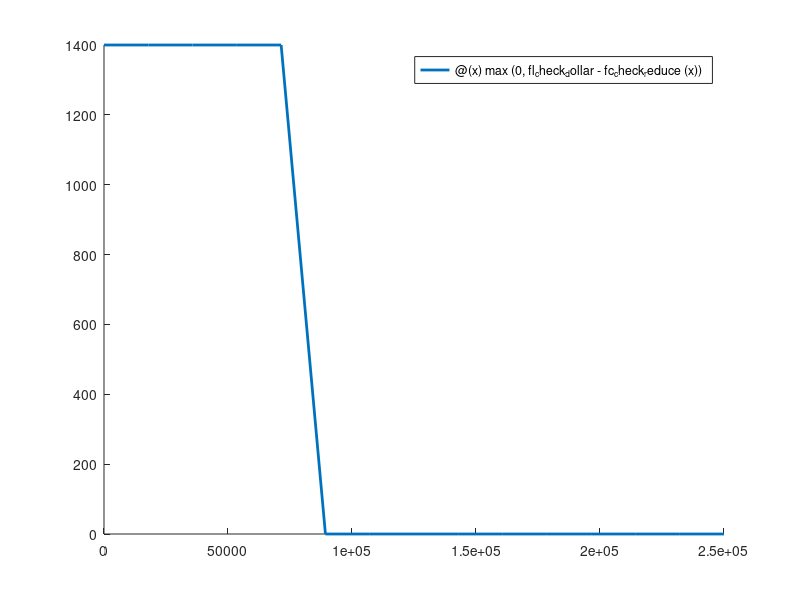

Reproduce this figure in MATLAB. (Note: this script raises an error after producing the figure.)
%% SNW_STIMULUS_CHECKS_BIDEN Biden checks, demonstrative, not used
%    Biden checks, not used in matlab, meaning matlab solution functions do
%    not call this. There are separate R functions that implement the
%    checks that are unrelated to this, this is just to graph out the
%    stimulus schedule for visualization
%
%    See also SNWX_STIMULUS_CHECKS_BIDEN
%

function [varargout] = snw_stimulus_checks_biden(varargin)
% Load inputs or not
if (~isempty(varargin))
    % this relies on externally generated parameters, defaults do not have to be generated
    % if this file has to be invoked many times, then this saves time by avoiding
    % regenerating defaults over and over again

    if (length(varargin) ==3)
        [it_kids, bl_marital, bl_visualize] = varargin{:};
    end

else
    close all;

    bl_visualize = true;
    [it_kids, bl_marital] = deal(0,0);

end

% Second round check
fc_stimulus_biden = snwi_stimulus_check(it_kids, bl_marital);

% Visualize
if (bl_visualize)
    figure();
    hold on;

    % Set bounds on the domain
    fl_x_lower = 0;
    fl_x_higher = 250000;

    % Graph
    pl_check = fplot(fc_stimulus_biden, [fl_x_lower, fl_x_higher],...
        '-', 'Linewidth',2);

    % Legend
    legend([pl_check], ...
        {'Biden American Rescue Plan checks'}, ...
        'Location','best',...
        'NumColumns',1,'FontSize',12,'TextColor','black');

    % Add x-axis and y-axis
    pl_xline = xline(0);
    pl_yline = yline(0);
    pl_xline.HandleVisibility = 'off';
    pl_yline.HandleVisibility = 'off';

    % Title and y and y-able
    title({'Biden stimulus check amounts as a function of household income (under consideration)',...
        ['Kids count = ' num2str(it_kids) '; marital status = ' num2str(bl_marital)]}, ...
        'Interpreter', "none");
    ylabel('Stimulus check amount');
    xlabel('income levels');

    % Add grids
    grid on;
    grid minor;
end

%% Return
varargout = cell(nargout,0);
for it_k = 1:nargout
    if (it_k==1)
        ob_out_cur = fc_stimulus_biden;
    end
    varargout{it_k} = ob_out_cur;
end

end

%% Biden Check Actual
function fc_stimulus_check = snwi_stimulus_check(it_kids, bl_marital)

fl_stimulus_adult = 1400;
fl_stimulus_child = 1400;
fl_slope_m0k0 = 1400/(80000-75000);
fl_slope_m0k1 = 2800/(120000-112500);
fl_slope_m0k2 = 4200/(120000-112500);
fl_slope_m0k3 = 5600/(120000-112500);
fl_slope_m0k4 = 7000/(120000-112500);
% disp(['Check Reduction Per $100 fl_slope_m0k0=' num2str(round(fl_slope_m0k0*100, 3))]);
% disp(['Check Reduction Per $100 fl_slope_m0k1=' num2str(round(fl_slope_m0k1*100, 3))]);
% disp(['Check Reduction Per $100 fl_slope_m0k2=' num2str(round(fl_slope_m0k2*100, 3))]);
% disp(['Check Reduction Per $100 fl_slope_m0k3=' num2str(round(fl_slope_m0k3*100, 3))]);
% disp(['Check Reduction Per $100 fl_slope_m0k4=' num2str(round(fl_slope_m0k4*100, 3))]);

fl_slope_m1k0 = 2800/(160000-150000);
fl_slope_m1k1 = 4200/(160000-150000);
fl_slope_m1k2 = 5600/(160000-150000);
fl_slope_m1k3 = 7000/(160000-150000);
fl_slope_m1k4 = 8400/(160000-150000);
% disp(['Check Reduction Per $100 fl_slope_m1k0=' num2str(round(fl_slope_m1k0*100, 3))]);
% disp(['Check Reduction Per $100 fl_slope_m1k1=' num2str(round(fl_slope_m1k1*100, 3))]);
% disp(['Check Reduction Per $100 fl_slope_m1k2=' num2str(round(fl_slope_m1k2*100, 3))]);
% disp(['Check Reduction Per $100 fl_slope_m1k3=' num2str(round(fl_slope_m1k3*100, 3))]);
% disp(['Check Reduction Per $100 fl_slope_m1k4=' num2str(round(fl_slope_m1k4*100, 3))]);

% Check Reduction Per $100 fl_slope_m0k0=28
% Check Reduction Per $100 fl_slope_m0k1=37.333
% Check Reduction Per $100 fl_slope_m0k2=56
% Check Reduction Per $100 fl_slope_m0k3=74.667
% Check Reduction Per $100 fl_slope_m0k4=93.333
% Check Reduction Per $100 fl_slope_m1k0=28
% Check Reduction Per $100 fl_slope_m1k1=42
% Check Reduction Per $100 fl_slope_m1k2=56
% Check Reduction Per $100 fl_slope_m1k3=70
% Check Reduction Per $100 fl_slope_m1k4=84

% start point household head
fl_check_dollar = fl_stimulus_adult;
% married household gets more, marital = 0, 1
fl_check_dollar = fl_check_dollar + bl_marital*fl_stimulus_adult;
% Households with kids: 0, 1,2,3,4
fl_check_dollar = fl_check_dollar + it_kids*fl_stimulus_child;

if (~bl_marital && it_kids == 0)
    % The benefit would start decreasing at a rate of $5 for every additional $100 in income
    fc_check_reduce = @(x) ((max(x - 75000,0))*fl_slope_m0k0);
end

% phaseout starts $112,500 for heads of household
if (~bl_marital && it_kids == 1)
    fc_check_reduce = @(x) ((max(x - 112500,0))*fl_slope_m0k1);
elseif (~bl_marital && it_kids == 2)
    fc_check_reduce = @(x) ((max(x - 112500,0))*fl_slope_m0k2);
elseif (~bl_marital && it_kids == 3)
    fc_check_reduce = @(x) ((max(x - 112500,0))*fl_slope_m0k3);
elseif (~bl_marital && it_kids == 4)
    fc_check_reduce = @(x) ((max(x - 112500,0))*fl_slope_m0k4);
end

% phaseout starts $150,000 for heads of household
if (bl_marital && it_kids == 0)
    fc_check_reduce = @(x) ((max(x - 150000,0))*fl_slope_m1k0);
elseif (bl_marital && it_kids == 1)
    fc_check_reduce = @(x) ((max(x - 150000,0))*fl_slope_m1k1);
elseif (bl_marital && it_kids == 2)
    fc_check_reduce = @(x) ((max(x - 150000,0))*fl_slope_m1k2);
elseif (bl_marital && it_kids == 3)
    fc_check_reduce = @(x) ((max(x - 150000,0))*fl_slope_m1k3);
elseif (bl_marital && it_kids == 4)
    fc_check_reduce = @(x) ((max(x - 150000,0))*fl_slope_m1k4);
end

% stimulus check function first check
fc_stimulus_check = @(x) max(0, fl_check_dollar - fc_check_reduce(x));

end

%% Biden Check Proposed
function fc_stimulus_check = snwi_stimulus_check_proposed(it_kids, bl_marital)
% x is household income
% ,Single with 0 children,Stimulus check,,,Single with 1 child,Stimulus check,,,Single with 2 children,Stimulus check,,,Single with 3 children,Stimulus check,,,Single with 4 children,Stimulus check,,,,,Married,Child count
% Income,75000,1400,,Income,112500,2800,,Income,112500,4200,,Income,112500,5600,,Income,112500,7000,,,,,,
% Income,100000,0,,Income,150000,0,,Income,150000,0,,Income,150000,0,,Income,150000,0,,,,,,
% ,Married with 0 children,Stimulus check,,,Married with 1 child,Stimulus check,,,Married with 2 children,Stimulus check,,,Married with 3 children,Stimulus check,,,Married with 4 children,Stimulus check,,,,,,
% Income,150000,2800,,Income,150000,4200,,Income,150000,5600,,Income,150000,7000,,Income,150000,8400,,,,,,
% Income,200000,0,,Income,200000,0,,Income,200000,0,,Income,200000,0,,Income,200000,0,,,,,,

fl_stimulus_adult = 1400;
fl_stimulus_child = 1400;
fl_slope_m0k0 = 1400/(100000-75000);
fl_slope_m0k1 = 2800/(150000-112500);
fl_slope_m0k2 = 4200/(150000-112500);
fl_slope_m0k3 = 5600/(150000-112500);
fl_slope_m0k4 = 7000/(150000-112500);
% disp(['Check Reduction Per $100 fl_slope_m0k0=' num2str(round(fl_slope_m0k0*100, 3))]);
% disp(['Check Reduction Per $100 fl_slope_m0k1=' num2str(round(fl_slope_m0k1*100, 3))]);
% disp(['Check Reduction Per $100 fl_slope_m0k2=' num2str(round(fl_slope_m0k2*100, 3))]);
% disp(['Check Reduction Per $100 fl_slope_m0k3=' num2str(round(fl_slope_m0k3*100, 3))]);
% disp(['Check Reduction Per $100 fl_slope_m0k4=' num2str(round(fl_slope_m0k4*100, 3))]);

fl_slope_m1k0 = 2800/(200000-150000);
fl_slope_m1k1 = 4200/(200000-150000);
fl_slope_m1k2 = 5600/(200000-150000);
fl_slope_m1k3 = 7000/(200000-150000);
fl_slope_m1k4 = 8400/(200000-150000);
% disp(['Check Reduction Per $100 fl_slope_m1k0=' num2str(round(fl_slope_m1k0*100, 3))]);
% disp(['Check Reduction Per $100 fl_slope_m1k1=' num2str(round(fl_slope_m1k1*100, 3))]);
% disp(['Check Reduction Per $100 fl_slope_m1k2=' num2str(round(fl_slope_m1k2*100, 3))]);
% disp(['Check Reduction Per $100 fl_slope_m1k3=' num2str(round(fl_slope_m1k3*100, 3))]);
% disp(['Check Reduction Per $100 fl_slope_m1k4=' num2str(round(fl_slope_m1k4*100, 3))]);

% Check Reduction Per $100 fl_slope_m0k0=5.6
% Check Reduction Per $100 fl_slope_m0k1=7.467
% Check Reduction Per $100 fl_slope_m0k2=11.2
% Check Reduction Per $100 fl_slope_m0k3=14.933
% Check Reduction Per $100 fl_slope_m0k4=18.667
% Check Reduction Per $100 fl_slope_m1k0=5.6
% Check Reduction Per $100 fl_slope_m1k1=8.4
% Check Reduction Per $100 fl_slope_m1k2=11.2
% Check Reduction Per $100 fl_slope_m1k3=14
% Check Reduction Per $100 fl_slope_m1k4=16.8

% start point household head
fl_check_dollar = fl_stimulus_adult;
% married household gets more, marital = 0, 1
fl_check_dollar = fl_check_dollar + bl_marital*fl_stimulus_adult;
% Households with kids: 0, 1,2,3,4
fl_check_dollar = fl_check_dollar + it_kids*fl_stimulus_child;

if (~bl_marital && it_kids == 0)
    % The benefit would start decreasing at a rate of $5 for every additional $100 in income
    fc_check_reduce = @(x) ((max(x - 75000,0))*fl_slope_m0k0);
end

% phaseout starts $112,500 for heads of household
if (~bl_marital && it_kids == 1)
    fc_check_reduce = @(x) ((max(x - 112500,0))*fl_slope_m0k1);
elseif (~bl_marital && it_kids == 2)
    fc_check_reduce = @(x) ((max(x - 112500,0))*fl_slope_m0k2);
elseif (~bl_marital && it_kids == 3)
    fc_check_reduce = @(x) ((max(x - 112500,0))*fl_slope_m0k3);
elseif (~bl_marital && it_kids == 4)
    fc_check_reduce = @(x) ((max(x - 112500,0))*fl_slope_m0k4);
end

% phaseout starts $150,000 for heads of household
if (bl_marital && it_kids == 0)
    fc_check_reduce = @(x) ((max(x - 150000,0))*fl_slope_m1k0);
elseif (bl_marital && it_kids == 1)
    fc_check_reduce = @(x) ((max(x - 150000,0))*fl_slope_m1k1);
elseif (bl_marital && it_kids == 2)
    fc_check_reduce = @(x) ((max(x - 150000,0))*fl_slope_m1k2);
elseif (bl_marital && it_kids == 3)
    fc_check_reduce = @(x) ((max(x - 150000,0))*fl_slope_m1k3);
elseif (bl_marital && it_kids == 4)
    fc_check_reduce = @(x) ((max(x - 150000,0))*fl_slope_m1k4);
end

% stimulus check function first check
fc_stimulus_check = @(x) max(0, fl_check_dollar - fc_check_reduce(x));

end
